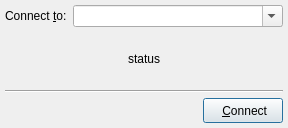
<?xml version="1.0" encoding="UTF-8"?>
<ui version="4.0">
 <class>ConnectDialog</class>
 <widget class="QDialog" name="ConnectDialog">
  <property name="geometry">
   <rect>
    <x>0</x>
    <y>0</y>
    <width>288</width>
    <height>128</height>
   </rect>
  </property>
  <property name="windowTitle">
   <string>Connection</string>
  </property>
  <layout class="QVBoxLayout" name="verticalLayout">
   <property name="spacing">
    <number>5</number>
   </property>
   <property name="margin">
    <number>5</number>
   </property>
   <item>
    <layout class="QHBoxLayout" name="horizontalLayout">
     <item>
      <widget class="QLabel" name="textLabel1">
       <property name="sizePolicy">
        <sizepolicy hsizetype="Fixed" vsizetype="Preferred">
         <horstretch>0</horstretch>
         <verstretch>0</verstretch>
        </sizepolicy>
       </property>
       <property name="text">
        <string>Connect &amp;to:</string>
       </property>
       <property name="wordWrap">
        <bool>false</bool>
       </property>
       <property name="buddy">
        <cstring>peersComboBox</cstring>
       </property>
      </widget>
     </item>
     <item>
      <widget class="QComboBox" name="peersComboBox">
       <property name="editable">
        <bool>true</bool>
       </property>
      </widget>
     </item>
    </layout>
   </item>
   <item>
    <layout class="QHBoxLayout" name="horizontalLayout_2">
     <item>
      <spacer name="horizontalSpacer">
       <property name="orientation">
        <enum>Qt::Horizontal</enum>
       </property>
       <property name="sizeHint" stdset="0">
        <size>
         <width>40</width>
         <height>20</height>
        </size>
       </property>
      </spacer>
     </item>
     <item>
      <widget class="QLabel" name="statusLabel">
       <property name="sizePolicy">
        <sizepolicy hsizetype="Preferred" vsizetype="Expanding">
         <horstretch>0</horstretch>
         <verstretch>0</verstretch>
        </sizepolicy>
       </property>
       <property name="text">
        <string>status</string>
       </property>
       <property name="alignment">
        <set>Qt::AlignCenter</set>
       </property>
       <property name="wordWrap">
        <bool>false</bool>
       </property>
      </widget>
     </item>
     <item>
      <spacer name="horizontalSpacer_2">
       <property name="orientation">
        <enum>Qt::Horizontal</enum>
       </property>
       <property name="sizeHint" stdset="0">
        <size>
         <width>40</width>
         <height>20</height>
        </size>
       </property>
      </spacer>
     </item>
    </layout>
   </item>
   <item>
    <widget class="Line" name="line1">
     <property name="frameShape">
      <enum>QFrame::HLine</enum>
     </property>
     <property name="frameShadow">
      <enum>QFrame::Sunken</enum>
     </property>
     <property name="orientation">
      <enum>Qt::Horizontal</enum>
     </property>
    </widget>
   </item>
   <item>
    <layout class="QHBoxLayout">
     <property name="spacing">
      <number>6</number>
     </property>
     <property name="margin">
      <number>0</number>
     </property>
     <item>
      <spacer>
       <property name="orientation">
        <enum>Qt::Horizontal</enum>
       </property>
       <property name="sizeType">
        <enum>QSizePolicy::Expanding</enum>
       </property>
       <property name="sizeHint" stdset="0">
        <size>
         <width>175</width>
         <height>25</height>
        </size>
       </property>
      </spacer>
     </item>
     <item>
      <widget class="QPushButton" name="button">
       <property name="sizePolicy">
        <sizepolicy hsizetype="Minimum" vsizetype="Fixed">
         <horstretch>0</horstretch>
         <verstretch>0</verstretch>
        </sizepolicy>
       </property>
       <property name="maximumSize">
        <size>
         <width>16777215</width>
         <height>25</height>
        </size>
       </property>
       <property name="text">
        <string> &amp;Connect</string>
       </property>
       <property name="shortcut">
        <string>Alt+C</string>
       </property>
      </widget>
     </item>
    </layout>
   </item>
  </layout>
 </widget>
 <layoutdefault spacing="6" margin="11"/>
 <pixmapfunction>qPixmapFromMimeSource</pixmapfunction>
 <resources/>
 <connections/>
</ui>
